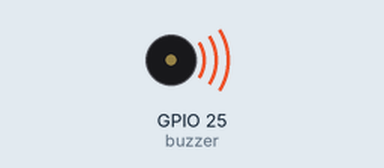
A program run on a simulated ESP32 board running MicroPython. On the bench: buzzer (waves = sounding). At 5.5 s the program stops and its outputs stay as they are.

Above: at 0.1 s.
At 5.6 s:
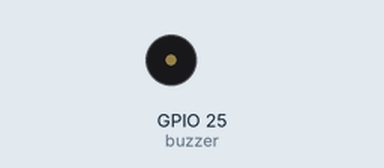
Timing chart, 0 to 7.0 s (numbered marks = the images above):
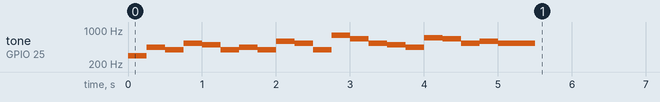

The program:

happy_birthday.py
```python
"""
Project 4.1 — Play Happy Birthday
===================================
Plays the Happy Birthday melody on the passive buzzer using PWM.
Each buzzer.freq() call sets the tone, and sleep() controls duration.

Pin: GPIO 25 = Passive Buzzer
"""

from machine import Pin, PWM
from time import sleep

# Set up buzzer on GPIO 25
buzzer = PWM(Pin(25))
buzzer.duty(1000)  # Set volume (duty cycle)

# 🎵 Happy Birthday melody
buzzer.freq(294)
sleep(0.25)
buzzer.freq(440)
sleep(0.25)
buzzer.freq(392)
sleep(0.25)
buzzer.freq(532)
sleep(0.25)
buzzer.freq(494)
sleep(0.25)
buzzer.freq(392)
sleep(0.25)
buzzer.freq(440)
sleep(0.25)
buzzer.freq(392)
sleep(0.25)
buzzer.freq(587)
sleep(0.25)
buzzer.freq(532)
sleep(0.25)
buzzer.freq(392)
sleep(0.25)
buzzer.freq(784)
sleep(0.25)
buzzer.freq(659)
sleep(0.25)
buzzer.freq(532)
sleep(0.25)
buzzer.freq(494)
sleep(0.25)
buzzer.freq(440)
sleep(0.25)
buzzer.freq(698)
sleep(0.25)
buzzer.freq(659)
sleep(0.25)
buzzer.freq(532)
sleep(0.25)
buzzer.freq(587)
sleep(0.25)
buzzer.freq(532)
sleep(0.5)

# Stop the buzzer
buzzer.duty(0)
```

Measured:
- by itself, tone on GPIO 25 (buzzer): plays 294 Hz for 0.25 s, 440 Hz for 0.25 s, 392 Hz for 0.25 s, 532 Hz for 0.25 s, 494 Hz for 0.25 s, 392 Hz for 0.25 s … (21 notes in this stretch)
